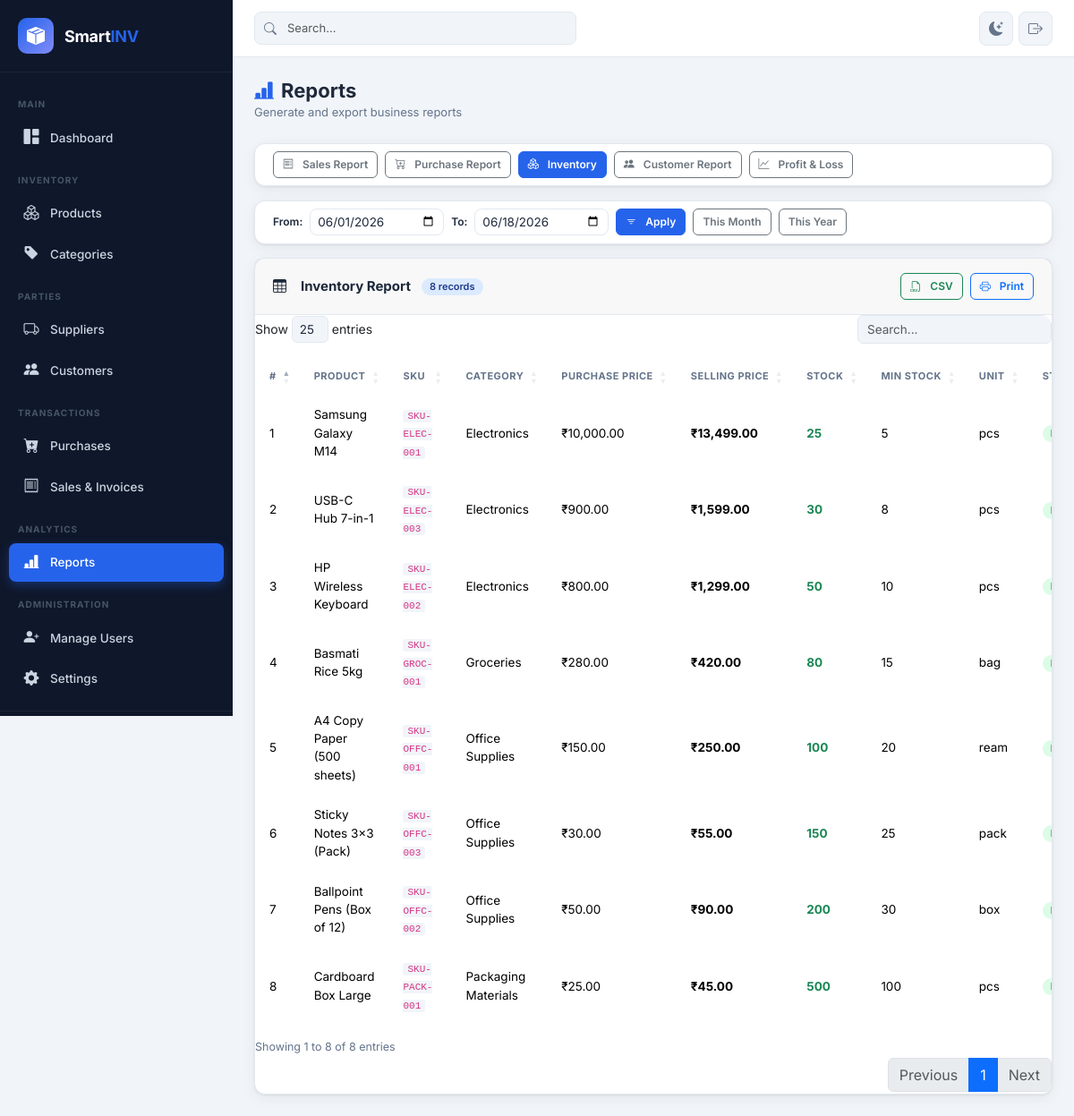
/admin/reports.php?type=inventory&date_from=2026-06-01&date_to=2026-06-18 (signed in), run on the app's committed database.
### tables this page shows
CREATE TABLE IF NOT EXISTS `products` (
  `id` INT UNSIGNED AUTO_INCREMENT PRIMARY KEY,
  `name` VARCHAR(200) NOT NULL,
  `sku` VARCHAR(50) NOT NULL UNIQUE,
  `barcode` VARCHAR(100) DEFAULT NULL,
  `category_id` INT UNSIGNED DEFAULT NULL,
  `purchase_price` DECIMAL(12,2) NOT NULL DEFAULT 0.00,
  `selling_price` DECIMAL(12,2) NOT NULL DEFAULT 0.00,
  `stock` INT NOT NULL DEFAULT 0,
  `minimum_stock` INT NOT NULL DEFAULT 5,
  `unit` VARCHAR(30) NOT NULL DEFAULT 'pcs',
  `image` VARCHAR(255) DEFAULT NULL,
  `description` TEXT DEFAULT NULL,
  `status` TINYINT(1) NOT NULL DEFAULT 1,
  `created_at` DATETIME NOT NULL DEFAULT CURRENT_TIMESTAMP,
  CONSTRAINT `fk_product_category` FOREIGN KEY (`category_id`) REFERENCES `categories`(`id`) ON DELETE SET NULL
);

CREATE TABLE IF NOT EXISTS `categories` (
  `id` INT UNSIGNED AUTO_INCREMENT PRIMARY KEY,
  `name` VARCHAR(100) NOT NULL,
  `description` TEXT DEFAULT NULL,
  `created_at` DATETIME NOT NULL DEFAULT CURRENT_TIMESTAMP
);

CREATE TABLE IF NOT EXISTS `settings` (
  `id` INT UNSIGNED AUTO_INCREMENT PRIMARY KEY,
  `company_name` VARCHAR(200) NOT NULL DEFAULT 'Smart Inventory Co.',
  `logo` VARCHAR(255) DEFAULT NULL,
  `gst_number` VARCHAR(20) DEFAULT NULL,
  `invoice_prefix` VARCHAR(10) NOT NULL DEFAULT 'INV',
  `currency` VARCHAR(10) NOT NULL DEFAULT 'INR',
  `currency_symbol` VARCHAR(5) NOT NULL DEFAULT '₹',
  `gst_rate` DECIMAL(5,2) NOT NULL DEFAULT 18.00,
  `address` TEXT DEFAULT NULL,
  `phone` VARCHAR(20) DEFAULT NULL,
  `email` VARCHAR(150) DEFAULT NULL,
  `theme` ENUM('light','dark') NOT NULL DEFAULT 'light',
  `updated_at` DATETIME NOT NULL DEFAULT CURRENT_TIMESTAMP ON UPDATE CURRENT_TIMESTAMP
);

### includes/functions.php (called while the page is built, shortened)
<?php
require_once __DIR__ . '/database.php';
function getSettings(): array {
    static $settings = null;
    if ($settings === null) {
        $settings = db()->fetchOne('SELECT * FROM settings LIMIT 1') ?: [];
    }
    return $settings;
}
function formatCurrency(float $amount): string {
    $s = getSettings();
    return ($s['currency_symbol'] ?? '₹') . number_format($amount, 2);
}
function stockStatus(int $stock, int $minStock): array {
    return ['label' => 'In Stock', 'class' => 'success', 'icon' => 'bi-check-circle-fill'];
}
function e(mixed $val): string {
    return htmlspecialchars((string)($val ?? ''), ENT_QUOTES, 'UTF-8');
}

### includes/database.php (called while the page is built, shortened)
<?php
class Database {
    private static ?Database $instance = null;
    private PDO $pdo;
    private function __construct() {
        $dsn = 'mysql:host=' . DB_HOST . ';dbname=' . DB_NAME . ';charset=' . DB_CHARSET;
        $options = [
            PDO::ATTR_ERRMODE            => PDO::ERRMODE_EXCEPTION,
            PDO::ATTR_DEFAULT_FETCH_MODE => PDO::FETCH_ASSOC,
            PDO::ATTR_EMULATE_PREPARES   => false,
        ];
        try {
            $this->pdo = new PDO($dsn, DB_USER, DB_PASS, $options);
        } catch (PDOException $e) {
            die(json_encode(['status' => 'error', 'message' => 'Database connection failed: ' . $e->getMessage()]));
        }
    }
    public static function getInstance(): Database {
        if (self::$instance === null) {
            self::$instance = new Database();
        }
        return self::$instance;
    }
    public function query(string $sql, array $params = []): PDOStatement {
        $stmt = $this->pdo->prepare($sql);
        $stmt->execute($params);
        return $stmt;
    }
    public function fetchOne(string $sql, array $params = []): array|false {
        return $this->query($sql, $params)->fetch();
    }
    public function fetchAll(string $sql, array $params = []): array {
        return $this->query($sql, $params)->fetchAll();
    }
}
function db(): Database {
    return Database::getInstance();
}

### admin/reports.php (the view, shortened to what this page needs)
<?php
require_once '../includes/functions.php';
$reportType = $_GET['type'] ?? 'sales';
$dateFrom   = $_GET['date_from'] ?? date('Y-m-01');
$dateTo     = $_GET['date_to']   ?? date('Y-m-d');
$reportData = [];
$reportTitle = '';
switch ($reportType) {
    case 'inventory':
        $reportTitle = 'Inventory Report';
        $reportData  = db()->fetchAll("
            SELECT p.name, p.sku, c.name AS category, p.stock, p.minimum_stock,
                   p.purchase_price, p.selling_price, p.unit
            FROM products p
            LEFT JOIN categories c ON c.id = p.category_id
            WHERE p.status = 1
            ORDER BY p.stock ASC
        ");
        break;
}
include '../includes/header.php'; include '../includes/sidebar.php';
?>
<div class="main-content">
  <header class="app-header">
    <div class="header-search"><div class="search-wrapper"><i class="bi bi-search search-icon"></i><input type="text" class="form-control" placeholder="Search..." /></div></div>
    <div class="header-actions">
      <button class="header-btn" id="darkModeToggle"><i class="bi bi-moon-stars-fill" id="darkModeIcon"></i></button>
      <a href="<?= APP_URL ?>/logout.php" class="header-btn"><i class="bi bi-box-arrow-right"></i></a>
    </div>
  </header>
  <main class="page-content">
    <div class="page-header">
      <div><h1 class="page-title"><i class="bi bi-bar-chart-line-fill me-2 text-primary-custom"></i>Reports</h1>
      <p class="page-subtitle">Generate and export business reports</p></div>
    </div>
    <div class="card mb-3">
      <div class="card-body py-2">
        <div class="d-flex flex-wrap gap-2">
          <?php
          $types = [
            'sales'     => ['Sales Report','bi-receipt'],
            'purchases' => ['Purchase Report','bi-cart-plus'],
            'inventory' => ['Inventory','bi-boxes'],
            'customers' => ['Customer Report','bi-people-fill'],
            'profit'    => ['Profit & Loss','bi-graph-up'],
          ];
          foreach ($types as $t => [$label, $icon]):
          ?>
          <a href="?type=<?= $t ?>&date_from=<?= $dateFrom ?>&date_to=<?= $dateTo ?>"
             class="btn btn-sm <?= $reportType===$t ? 'btn-primary' : 'btn-outline-secondary' ?>">
            <i class="bi <?= $icon ?> me-1"></i><?= $label ?>
          </a>
          <?php endforeach; ?>
        </div>
      </div>
    </div>
    <div class="card mb-3">
      <div class="card-body py-2">
        <form method="GET" class="d-flex flex-wrap gap-2 align-items-center">
          <div class="d-flex align-items-center gap-2">
            <label class="form-label mb-0 fs-12 fw-600">From:</label>
            <input type="date" class="form-control form-control-sm" name="date_from" value="<?= e($dateFrom) ?>" style="width:150px;" />
          </div>
          <div class="d-flex align-items-center gap-2">
            <label class="form-label mb-0 fs-12 fw-600">To:</label>
            <input type="date" class="form-control form-control-sm" name="date_to" value="<?= e($dateTo) ?>" style="width:150px;" />
          </div>
          <button type="submit" class="btn btn-primary btn-sm"><i class="bi bi-filter me-1"></i>Apply</button>
          <a href="?type=<?= $reportType ?>&date_from=<?= date('Y-m-01') ?>&date_to=<?= date('Y-m-d') ?>" class="btn btn-outline-secondary btn-sm">This Month</a>
          <a href="?type=<?= $reportType ?>&date_from=<?= date('Y-01-01') ?>&date_to=<?= date('Y-12-31') ?>" class="btn btn-outline-secondary btn-sm">This Year</a>
        </form>
      </div>
    </div>
    <div class="card">
      <div class="card-header">
        <h2 class="card-title"><i class="bi bi-table me-2"></i><?= e($reportTitle) ?> <span class="badge badge-primary ms-1"><?= count($reportData) ?> records</span></h2>
        <div class="d-flex gap-2">
          <button onclick="exportTable('csv')" class="btn btn-sm btn-outline-success"><i class="bi bi-filetype-csv me-1"></i>CSV</button>
          <button onclick="window.print()" class="btn btn-sm btn-outline-primary"><i class="bi bi-printer me-1"></i>Print</button>
        </div>
      </div>
      <div class="card-body p-0">
        <div class="table-responsive">
          <table class="table" id="reportTable">
            <thead>
              <tr>
                <?php if ($reportType === 'sales'): ?>
                <th>#</th><th>Invoice No.</th><th>Date</th><th>Customer</th><th>Subtotal</th><th>Discount</th><th>GST</th><th>Grand Total</th><th>Payment</th>
                <?php elseif ($reportType === 'purchases'): ?>
                <th>#</th><th>PO Number</th><th>Date</th><th>Supplier</th><th>Total Amount</th>
                <?php elseif ($reportType === 'inventory'): ?>
                <th>#</th><th>Product</th><th>SKU</th><th>Category</th><th>Purchase Price</th><th>Selling Price</th><th>Stock</th><th>Min Stock</th><th>Unit</th><th>Status</th>
                <?php elseif ($reportType === 'customers'): ?>
                <th>#</th><th>Customer</th><th>Phone</th><th>Email</th><th>Total Orders</th><th>Total Spent</th>
                <?php elseif ($reportType === 'profit'): ?>
                <th>#</th><th>Month</th><th>Revenue</th><th>Cost</th><th>Profit</th><th>Margin %</th>
                <?php endif; ?>
              </tr>
            </thead>
            <tbody>
              <?php foreach ($reportData as $i => $row): ?>
              <tr>
                <td><?= $i+1 ?></td>
                <?php if ($reportType === 'sales'): ?>
                <td><span class="badge badge-primary"><?= e($row['invoice_number']) ?></span></td>
                <td><?= formatDate($row['sale_date']) ?></td>
                <td><?= e($row['party'] ?? 'Walk-in') ?></td>
                <td><?= formatCurrency($row['subtotal']) ?></td>
                <td class="text-danger"><?= formatCurrency($row['discount']) ?></td>
                <td class="text-success"><?= formatCurrency($row['gst']) ?></td>
                <td class="fw-700"><?= formatCurrency($row['grand_total']) ?></td>
                <td><span class="badge badge-info"><?= ucfirst(e($row['payment_method'])) ?></span></td>
                <?php elseif ($reportType === 'inventory'): ?>
                <td><?= e($row['name']) ?></td>
                <td><code style="background:var(--bg);padding:1px 5px;border-radius:3px;font-size:11px;"><?= e($row['sku']) ?></code></td>
                <td><?= e($row['category'] ?? '—') ?></td>
                <td><?= formatCurrency($row['purchase_price']) ?></td>
                <td class="fw-700"><?= formatCurrency($row['selling_price']) ?></td>
                <td><?php $st=stockStatus($row['stock'],$row['minimum_stock']); ?><span class="fw-700 text-<?= $st['class'] ?>"><?= $row['stock'] ?></span></td>
                <td><?= $row['minimum_stock'] ?></td>
                <td><?= e($row['unit']) ?></td>
                <td><span class="badge badge-<?= $st['class'] ?>"><?= $st['label'] ?></span></td>
                <?php endif; ?>
              </tr>
              <?php endforeach; ?>
            </tbody>
          </table>
        </div>
      </div>
    </div>
  </main>
</div>
<?php
include '../includes/footer.php';
?>

### data on the page
products: name "Samsung Galaxy M14", sku "SKU-ELEC-001", category.name "Electronics", purchase_price.currency_symbol "₹10,000.00", selling_price.currency_symbol "₹13,499.00", stock "25", minimum_stock "5", unit "pcs"
products: name "USB-C Hub 7-in-1", sku "SKU-ELEC-003", category.name "Electronics", purchase_price.currency_symbol "₹900.00", selling_price.currency_symbol "₹1,599.00", stock "30", minimum_stock "8", unit "pcs"
products: name "HP Wireless Keyboard", sku "SKU-ELEC-002", category.name "Electronics", purchase_price.currency_symbol "₹800.00", selling_price.currency_symbol "₹1,299.00", stock "50", minimum_stock "10", unit "pcs"
products: name "Basmati Rice 5kg", sku "SKU-GROC-001", category.name "Groceries", purchase_price.currency_symbol "₹280.00", selling_price.currency_symbol "₹420.00", stock "80", minimum_stock "15", unit "bag"
products: name "A4 Copy Paper (500 sheets)", sku "SKU-OFFC-001", category.name "Office Supplies", purchase_price.currency_symbol "₹150.00", selling_price.currency_symbol "₹250.00", stock "100", minimum_stock "20", unit "ream"
products: name "Sticky Notes 3x3 (Pack)", sku "SKU-OFFC-003", category.name "Office Supplies", purchase_price.currency_symbol "₹30.00", selling_price.currency_symbol "₹55.00", stock "150", minimum_stock "25", unit "pack"
products: name "Ballpoint Pens (Box of 12)", sku "SKU-OFFC-002", category.name "Office Supplies", purchase_price.currency_symbol "₹50.00", selling_price.currency_symbol "₹90.00", stock "200", minimum_stock "30", unit "box"
products: name "Cardboard Box Large", sku "SKU-PACK-001", category.name "Packaging Materials", purchase_price.currency_symbol "₹25.00", selling_price.currency_symbol "₹45.00", stock "500", minimum_stock "100", unit "pcs"

### other printed values
$label "Sales Report"
$label "Purchase Report"
$label "Inventory"
$label "Customer Report"
$label "Profit & Loss"
$reportTitle "Inventory Report"
count($reportData) "8"
